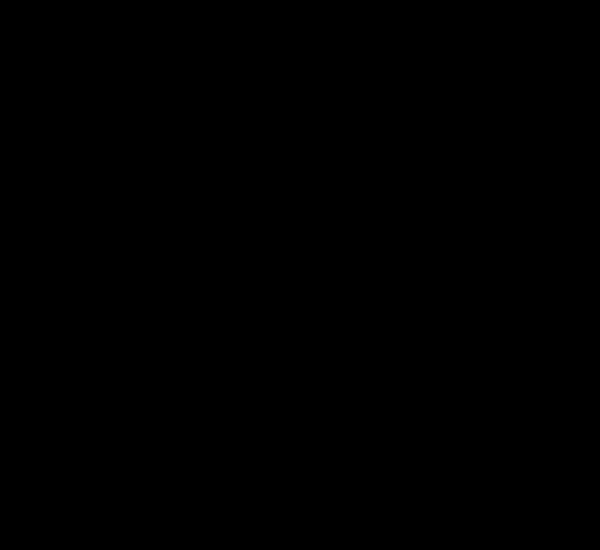
Frame 1 (no input)
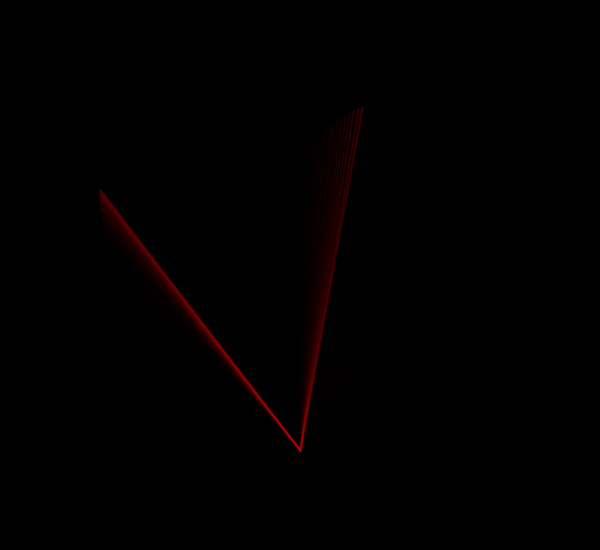
Frame 60 (the mouse pressed at the canvas centre just before this capture)
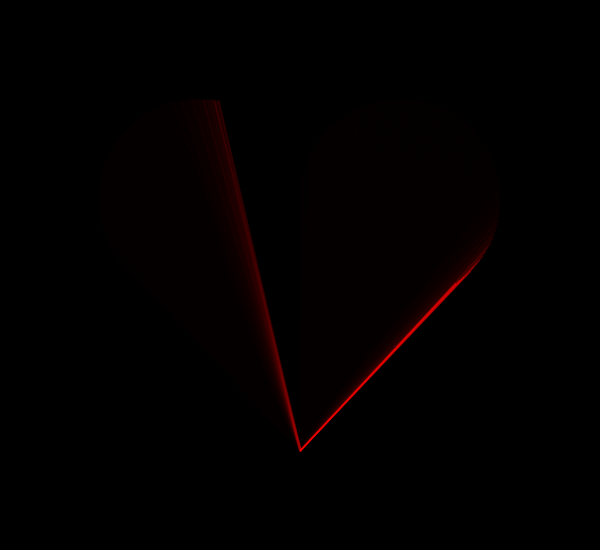
Frame 120 (the mouse held since frame 60 and released just before this capture)

The Processing sketch that drew these frames (run headless with seeded random() and noise(); from frame 60 on, the mouse is pressed at the canvas centre):

// Processing sketch: processing_98611
// ── processing_98611.pde

// Heart 02
//
// Mouse X - uncover
// r - clear and reset

Dot c1, c2;

void setup() {
 size(600,550);
 background(0,0,0);
 ellipseMode(CENTER);
 noFill();
 c1 = new Dot(200,200,100);
 c2 = new Dot(400,200,100);
}

void draw() {
  noStroke();
  fill(0,0,0,map(mouseX,0,600,50,0));
  rect(0,0,600,600);
  noFill();
  stroke(255,0,0, 400-dist(c2.x,c2.y,300,450));
  strokeWeight( abs(map(dist(c2.x,c2.y,300,450),100,200,0.1,1) ));
  line(c2.x,c2.y,300,450);
  stroke(255,0,0, 400-dist(300,450,c1.x,c1.y));
  strokeWeight( abs(map(dist(300,450,c1.x,c1.y),100,200,0.1,1) ));
  line(300,450,c1.x,c1.y);
  c1.move();
  c2.move();
}

class Dot {
  float x,y,CX,CY,angle,speed,r;
  
  Dot(float posX, float posY, float rad) {
    CX = posX;
    CY = posY;
    r = rad;
    reset();
 } 
  void move() {
    x= r*cos(radians(angle)) + CX;
    y= r*sin(radians(angle)) + CY;
    angle+=speed;
}
  void reset() {
    speed = random(-2,2);
    if (speed<=0) {speed--;} else {speed++;}
    angle = random(360);
  }
  
  
}

void keyPressed() {
 if (key == 'r') { background(0); c1.reset(); c2.reset();  } 
}
